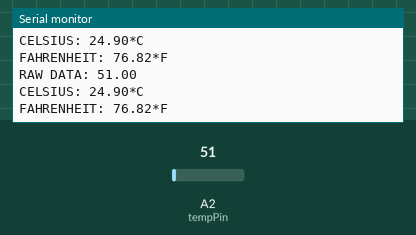
Simulated run of this sketch. Board: Arduino Uno, built with avr-gcc and run on an emulated ATmega328P. On the bench: the last lines printed to the serial monitor. The inputs (shaded band) are chosen by the test bench; at power-on: A2 (tempPin) = 51.

Above: at 1.8 s.
1.9 s: A2 (tempPin) set to 61
At 2.7 s:
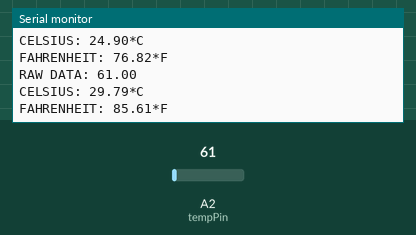
3.4 s: A2 (tempPin) set to 71
At 4.8 s:
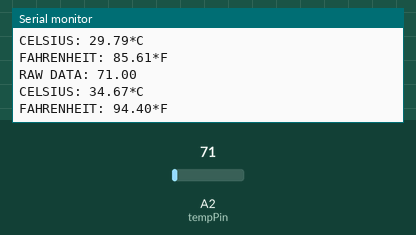
Timing chart, 0 to 6.4 s (numbered marks = the images above; inputs shaded):
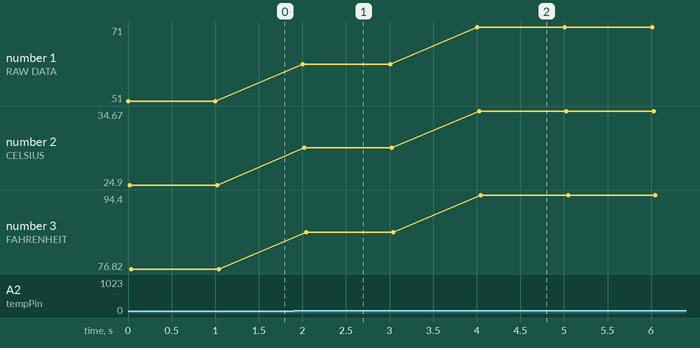

Measured:
- after the input at 1.9 s, the serial monitor: prints a new line after 0.10 s (image 1)
- after the input at 3.4 s, the serial monitor: prints a new line after 0.61 s (image 2)
- plotted number 1: 51 → 61 after the input at 1.9 s, 61 → 71 after the input at 3.4 s
- plotted number 2: 24.9 → 29.79 after the input at 1.9 s, 29.79 → 34.67 after the input at 3.4 s
- plotted number 3: 76.82 → 85.61 after the input at 1.9 s, 85.61 → 94.4 after the input at 3.4 s

The sketch:

LM35dz.ino
```cpp
float temp;
int tempPin = A2; // analog input pin
int sampleTime = 1000; // 1 second dafault
void setup() {
  // put your setup code here, to run once:
  Serial.begin(9600);
}

void loop() {
  // put your main code here, to run repeatedly:
  temp = analogRead(tempPin); //temperature
  Serial.print("RAW DATA: ");
  Serial.print (temp);
  Serial.println(" ");
  //converts raw data into degrees celsius and prints it out
  // 500mV/1024=.48828125
  temp = temp * 0.48828125;
  Serial.print("CELSIUS: ");
  Serial.print(temp);
  Serial.println("*C ");
  //converts celsius into fahrenheit
  temp = temp *9 / 5;
  temp = temp + 32;
  Serial.print("FAHRENHEIT: ");
  Serial.print(temp);
  Serial.println("*F");
  delay(sampleTime);

}
```
